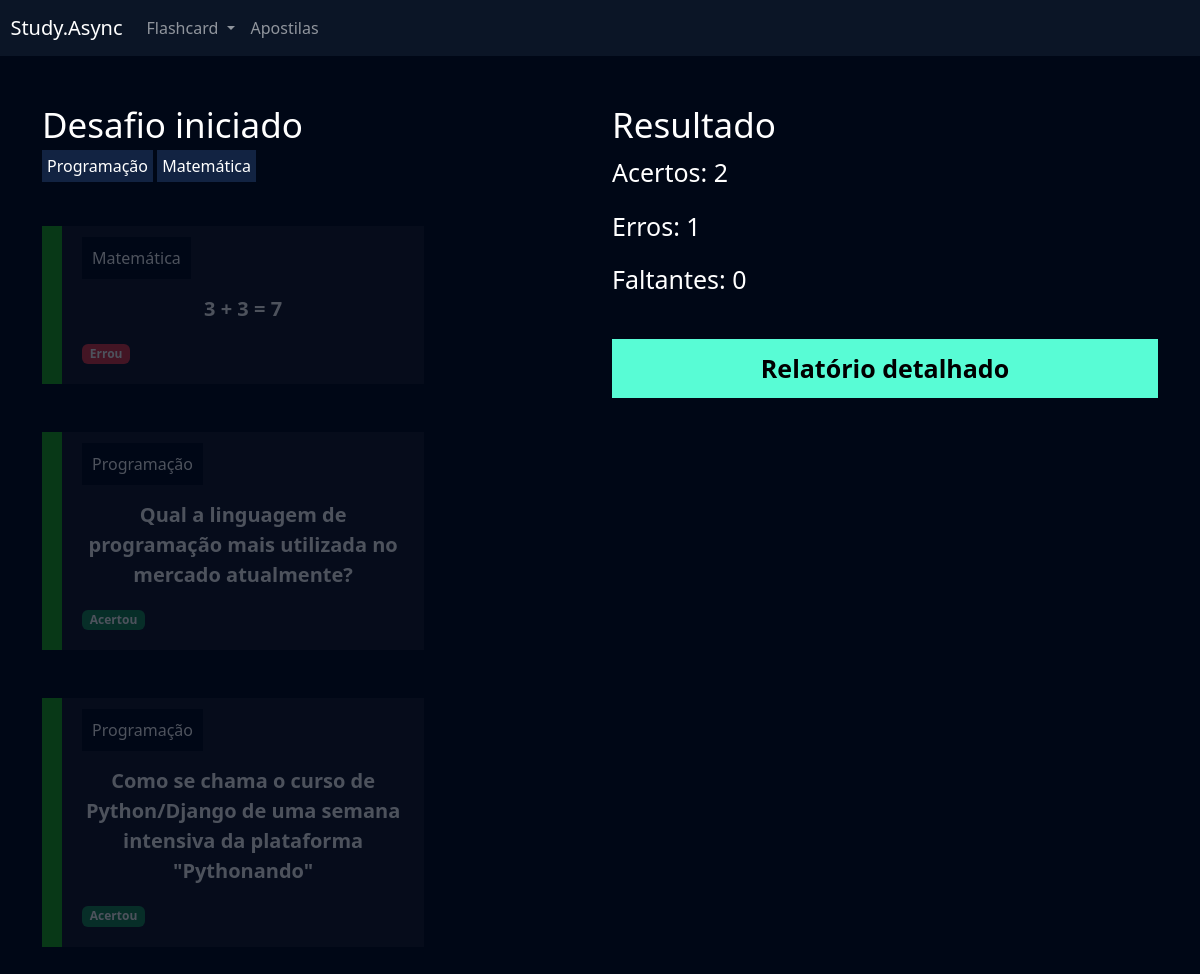
The app's page /flashcard/desafio/18/ (signed in) with its own data.
### flashcard/models.py (models this page shows, shortened)
class FlashcardDesafio(models.Model):
    flashcard = models.ForeignKey(Flashcard, on_delete=models.DO_NOTHING)
    respondido = models.BooleanField(default=False)
    acertou = models.BooleanField(default=False)

class Flashcard(models.Model):
    DIFICULDADE_CHOICES = (('D', 'Difícil'), ('M', 'Médio'), ('F', 'Fácil'))
    user = models.ForeignKey(User, on_delete = models.DO_NOTHING)
    pergunta = models.CharField(max_length = 100)
    resposta = models.TextField(max_length = 1000)
    categoria = models.ForeignKey(Categoria, on_delete = models.DO_NOTHING)
    dificuldade = models.CharField(max_length = 1, choices = DIFICULDADE_CHOICES)
    @property
    def css_dificuldade(self):
        if self.dificuldade == 'F':
            return 'flashcard-facil'
        elif self.dificuldade == 'M':
            return 'flashcard-medio'
        else:
            return 'flashcard-dificil'

class Categoria(models.Model):
    nome = models.CharField(max_length = 20)
    def __str__(self):
        return self.nome

### flashcard/views.py (the view)
# urls.py: path('desafio/<int:id>/', views.desafio, name='desafio'),
def desafio(request, id):
    desafio = Desafio.objects.get(id = id)
    if not desafio.user == request.user:
        raise Http404
    print(desafio)
    if request.method == "GET":
        acertos = desafio.flashcards.filter(respondido = True).filter(acertou = True).count()
        erros = desafio.flashcards.filter(respondido = True).filter(acertou = False).count()
        faltantes = desafio.flashcards.filter(respondido = False).count()
        return render(request, 'desafio.html', {'desafio': desafio, 'acertos': acertos, 'erros': erros, 'faltantes': faltantes})

### flashcard/models.py (called while the page is built)
    def __str__(self):
        return self.titulo

### flashcard/templates/desafio.html (shortened to what this page needs)
{% extends "base.html" %} {% load static %} {% block 'cabecalho' %}
<link href="{% static 'usuarios/css/cadastro.css' %}" rel="stylesheet" />
<link href="{% static 'flashcard/css/novo_flashcard.css' %}" rel="stylesheet" />
<link
  href="{% static 'flashcard/css/iniciar_desafio.css' %}"
  rel="stylesheet"
/>
<link href="{% static 'flashcard/css/desafio.css' %}" rel="stylesheet" />
<link
  href="https://unpkg.com/boxicons@2.1.4/css/boxicons.min.css"
  rel="stylesheet"
/>
{% endblock 'cabecalho' %}
{% block 'conteudo' %}
{% include "partials/header.html" %}
<div class="container">
  <br />
  <br />
  <div class="row">
    <div class="col-md">
      <h3 class="fonte-secundaria">Desafio iniciado</h3>
      <span class="badge-categoria">Programação</span>
      <span class="badge-categoria">Matemática</span>
      <br />
      <br />
      <br />
      {% for flash in desafio.flashcards.all %}
      <div class="box-new-flashcard
      {% if flash.respondido %}op2{% endif %}">
        <div class="flashcard {{flash.flashcard.css_dificuldade}}">
          <div class="flashcard-categoria">{{flash.flashcard.categoria}}</div>
          <br />
          <br />
          <div class="flashcard-box-item" onclick="flip_card({{flash.id}})">
            <p class="flashcard-item">{{flash.flashcard.pergunta}}</p>
          </div>
          {% if not flash.respondido %}
          <div class="responder">
            <a href="{% url 'responder_flashcard' flash.id %}?acertou=0&desafio_id={{desafio.id}}"><i class="bx bxs-x-square icone-vermelho"></i></a>
            <a href="{% url 'responder_flashcard' flash.id %}?acertou=1&desafio_id={{desafio.id}}"><i class="bx bxs-check-square icone-verde"></i></a>
          </div>
          {% else %} {% if flash.acertou %}
          <span class="badge bg-success">Acertou</span>
          {% else %}
          <span class="badge bg-danger">Errou</span>
          {% endif%} {% endif %}
        </div>
      </div>
      <br />
      <br />
      {% endfor %}
    </div>
    <div class="col-md">
      <h3 class="fonte-secundaria">Resultado</h3>
      <p class="fonte-p">Acertos: {{acertos}}</p>
      <p class="fonte-p">Erros: {{erros}}</p>
      <p class="fonte-p">Faltantes: {{faltantes}}</p>
      <br />
      <a class="btn-cadastro btn-desafio" href="{% url 'relatorio' desafio.id %}">Relatório detalhado</a>
    </div>
  </div>
</div>
{% endblock 'conteudo' %}

### templates/static/general/css/base.css (style rules this page uses)
:root { --main-color: #0b1526; --dark-color: #000716; --secondary-dark-color: rgb(15, 2, 26); --light-color: #00c1f3; --contrast-color: #f4c96b; --differential-color: #58fcd5; }
body { background-color: var(--dark-color) !important; color: white !important; }

### templates/static/usuarios/css/cadastro.css (style rules this page uses)
* { margin: 0; padding: 0; }
.btn-cadastro { padding: 10px; background-color: #58fcd5; border: none; border: 1px solid #58fcd5; font-size: 18px; font-weight: bold; padding-left: 25px; padding-right: 25px; }

### templates/static/flashcard/css/novo_flashcard.css (style rules this page uses)
.box-new-flashcard { width: 70%; margin: auto; }
.flashcard { background-color: rgba(255, 255, 255, .08); padding: 20px; }
.flashcard-box-item { text-align: center; }
.flashcard p { font-size: 20px; font-weight: bold; cursor: pointer; }
.flashcard-facil { border-left: 20px solid #1DAB1A; }
.flashcard-categoria { background-color: var(--dark-color); display: inline; padding: 10px; }

### templates/static/flashcard/css/iniciar_desafio.css (style rules this page uses)
.fonte-secundaria { font-size: 35px; }

### templates/static/flashcard/css/desafio.css (style rules this page uses)
.badge-categoria { padding: 5px; background-color: #122342; }
.box-new-flashcard { margin: 0; }
.op2 { opacity: .3; }
.fonte-p { font-size: 25px; }
.btn-desafio { width: 100% !important; color: black; text-decoration: none; display: block; text-align: center; font-size: 25px; }

### records on screen
FlashcardDesafio: flashcard.categoria "Matemática", flashcard.pergunta "3 + 3 = 7", respondido "Errou"
FlashcardDesafio: flashcard.categoria "Programação", flashcard.pergunta "Qual a linguagem de programação mais utilizada no mercado atualmente?", respondido "Acertou"
FlashcardDesafio: flashcard.categoria "Programação", flashcard.pergunta "Como se chama o curso de Python/Django de uma semana intensiva da plataforma \"Pythonando\"", respondido "Acertou"

### other values on screen
{{ acertos }} "2"
{{ erros }} "1"
{{ faltantes }} "0"
